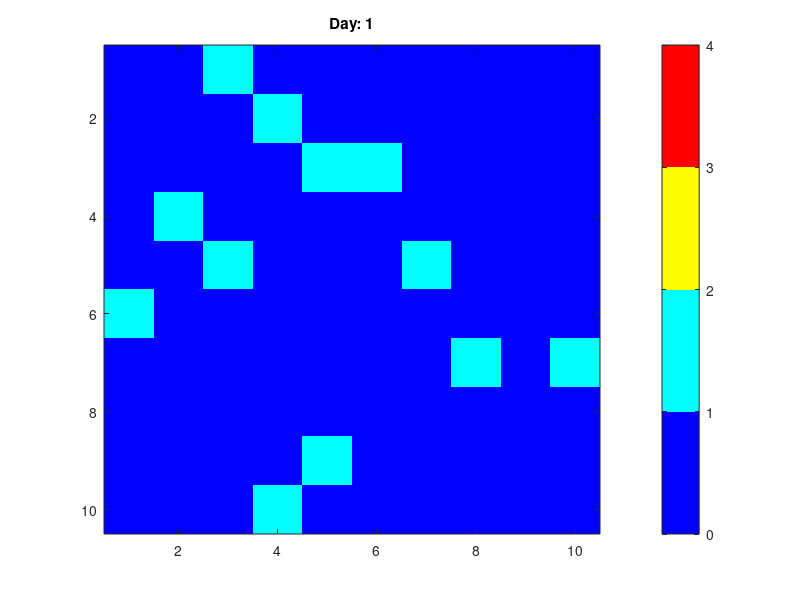

Write MATLAB code to recreate this figure. (Note: this script raises an error after producing the figure.)
% Jackson Prettyman, Matt Bass, Will Johnson
% May 10, 2021
% CA model of COVID infection accross a population

% figure dimensions
rows= 10; %number of rows 
cols = 10; %number of cols
x = 1:rows;
y = 1:cols; 

% simulation constants
days = 14; % number of days
number_iterations = days; % number of iterations 

% creating grid
cell_value = zeros(rows, cols);
cell_value_extend = zeros(rows + 2, cols + 2);
observation_period = {};
observation_period_extend = {};

% constants
length_of_infection = 2; % length in days that infection lasts
length_of_immunity = 5;
transmission_constant = .25; % chance a susceptible becomes infected ...
                             % when interacting with 1 infected
chance_of_death = .05; % chance of death when infected
chance_of_qurantine = .30; % chance of quarantine when applicable

                             
%cell states
%this is all numeric values for the states possible for each cell
susceptible_state = 0; 
exposed_state = 1;
infectious_state = 2;
recovered_state = 3;
dead_state = 9;
infected_quarantine_state = 10; %goes to this + length of infection 
susceptible_quarantine_state = 14; %goes to this + length of infection



% neighbor function for use in infection simulation
% input: coordinates of grid extended
% output: odds of infection given number of people in the infectious state
%around susceptibles

probability_of_infection = @(x, y, cell_value_ex) ...
    ((transmission_constant) ...
    * ((cell_value_ex(x + 1, y) == infectious_state) ...
    + (cell_value_ex(x - 1, y) == infectious_state)  ...
    + (cell_value_ex(x, y + 1) == infectious_state)  ...
    + (cell_value_ex(x, y - 1) == infectious_state)));

% initial population values
total_population = rows * cols; % total number of people

% initialization probabilities
probability_initially_susceptible = 0.9; % probability to start susceptible 

% initializing the grid and grid list
initial_infected = 0;
for j = x
    for k = y
        if rand > probability_initially_susceptible
            cell_value(j, k) = cell_value(j, k) + 1;
            initial_infected = initial_infected + 1;
        end
    end
end

cell_value_extend(2:rows + 1, 2:cols + 1) = cell_value;
observation_period{1} = cell_value;
observation_period_extend{1} = cell_value_extend;

% population arrays
susceptible_array = zeros(1, number_iterations);
susceptible_array(1) = total_population - initial_infected;
infected_array = zeros(1, number_iterations);
infected_array(1) = initial_infected;
recovered_array = zeros(1, number_iterations);

for i = 2:number_iterations    
     cell_value = observation_period{i - 1};
     cell_value_extend = observation_period_extend{i - 1};
     for row = 2:rows + 1
         for col = 2:cols + 1
             %This first conditional will work with the nested for loop to 
             %apply the neighbor function named probability of infection 
             %to all cells that hold the susceptible state, calculating the
             %odds they get sicks off of how many neoghtbors they have 
             if cell_value(row - 1, col - 1) == susceptible_state
                cell_value(row - 1, col - 1) = ...
                    cell_value(row - 1, col - 1) + (rand < ...
                    probability_of_infection(row, col, cell_value_extend));
                %This second loop, we are checking for the chance to have
                %qurantined susceptible patients. If they have come in
                %contact with infected peoples, but do not get sick, then
                %they will have a chance based on the chance of quarantine
                %variable to be put into quarantine for length of infection
                %days meaning they cannot infect others and do not act as
                %neighbors
                if probability_of_infection(row, col, cell_value_extend) ~= ...
                        susceptible_state && cell_value(row - 1, col - 1) == ...
                        susceptible_state && ...
                        rand <= chance_of_qurantine
                    cell_value(row - 1, col - 1) = ...
                        susceptible_quarantine_state;
                end
             %This conditional is checking for  the non susceptible
             %units that are alive so it can incrament their value showing
             %that they have lasted another day in the simulation. Peoples
             %that are incramented include those in the exposed or
             %infectious state, those in any state of recovery, and those
             %in either quarantine.
             elseif (cell_value(row - 1, col - 1) > susceptible_state && ...
                 cell_value(row - 1, col - 1) < recovered_state+...
                 length_of_immunity) || ...
                 (cell_value(row - 1, col - 1)>dead_state && ...
                   cell_value(row - 1, col - 1)<infected_quarantine_state +...
                   length_of_infection) || ...
                   (cell_value(row - 1, col - 1) >= ...
                   susceptible_quarantine_state && ...
                   cell_value(row - 1, col - 1) < ...
                   susceptible_quarantine_state + length_of_infection)
                cell_value(row - 1, col - 1) = ...
                    cell_value(row - 1, col - 1) + 1;
                %Checks for if a person in either of the two infected
                %states or the infected quarantine states will die in this
                %step based upon the chance of death variable
                if ((cell_value(row - 1, col - 1) > susceptible_state && ...
                   cell_value(row - 1, col - 1)<recovered_state)|| ...
                   (cell_value(row - 1, col - 1)>dead_state && ...
                   cell_value(row - 1, col - 1)<infected_quarantine_state + ...
                   length_of_infection))...
                   && rand<= chance_of_death
                    cell_value(row - 1, col - 1) = dead_state;
                end
                
               %checks if those in the exposed state are put into
               %quarantine based on the varaible chance of quarantine
                if cell_value(row - 1, col - 1) == exposed_state && ...
                        rand <= chance_of_qurantine
                    cell_value(row - 1, col - 1) = infected_quarantine_state;
                end
                %checks for if the person is at the end of immunity or of
                %their susceptible quarantine and are returned to the
                %susceptible_state
                if cell_value(row - 1, col - 1) == recovered_state+...
                   length_of_immunity || ...
                   cell_value(row - 1, col - 1) == ...
                   susceptible_quarantine_state + length_of_infection
                    cell_value(row - 1, col - 1) = susceptible_state;
                    
                end
                %Checks for those coming out of infectious quarantine who
                %survived and puts them in the recovered state 
                if cell_value(row - 1, col - 1) == ...
                   infected_quarantine_state + length_of_infection
                        cell_value(row - 1, col - 1) = recovered_state;
                    
                end
             end
         end 
     end
     cell_value_extend(2:rows + 1, 2:cols + 1) = cell_value;
     observation_period{i} = cell_value;
     observation_period_extend{i} = cell_value_extend;
end






%Plotting the CA for each time step

upper_cv_bound = 4;
lower_cv_bound = 0;

%set the color map
set(groot,'DefaultFigureColormap',jet(4));
figure;
for i=1:1:number_iterations
    
    ca_model = observation_period{i};
   
    %Get max and mic cell value for the entire CA simulation
    
    imagesc(ca_model);
    caxis([lower_cv_bound,upper_cv_bound]);
    title(sprintf('Day: %d',i));
    cbh = colorbar();
    cbh.Ticks = linspace(0, 4, 1); 
    hold;
    axis equal; axis tight; axis xy;
    
    %wait to go onto next image
    fprintf('Waiting for any key to be pressed\n');
    w = waitforbuttonpress;
end